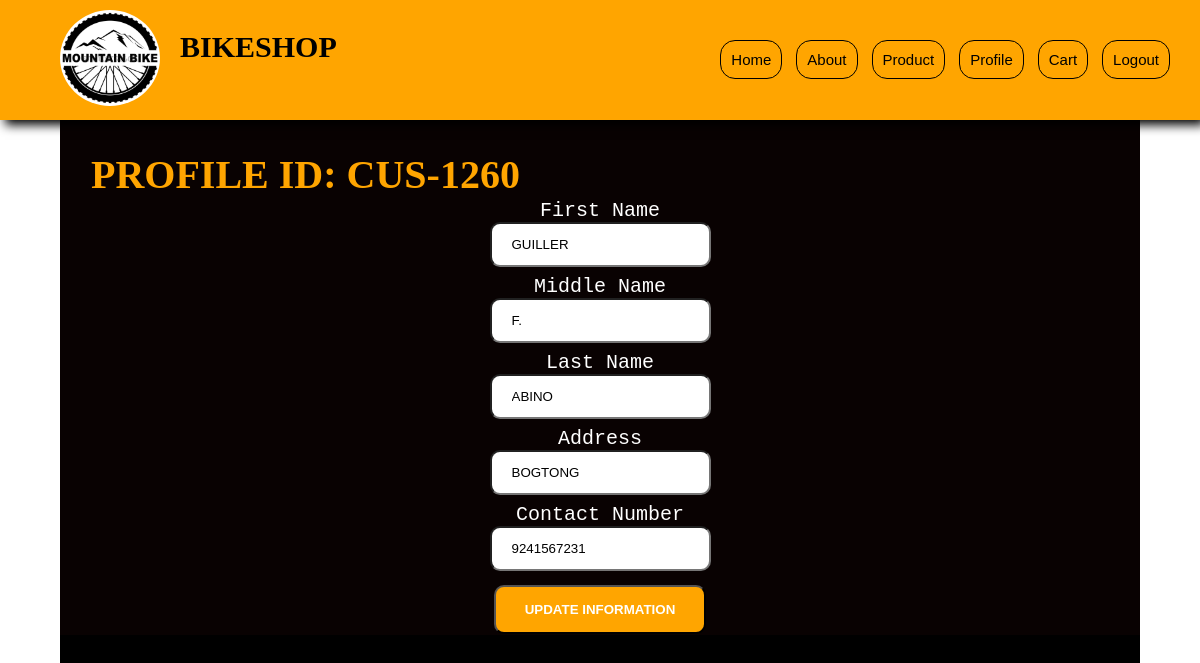
/index.php?page=prof (signed in), run on the app's committed database.
### tables this page shows
CREATE TABLE `customer` (
  `CUS_ID` varchar(50) NOT NULL,
  `CUS_NAME` varchar(50) NOT NULL,
  `CUS_MNAME` varchar(50) NOT NULL,
  `CUS_LNAME` varchar(50) NOT NULL,
  `CUS_ADDRESS` varchar(50) NOT NULL,
  `CUS_CONTACT` bigint(11) NOT NULL,
  `USER_ID` varchar(50) DEFAULT NULL
);

### includes/dbh-inc.php (called while the page is built)
<?php
include("myfunction.php");
$fgmember = new Fsite(
      'localhost',
      'root',
      '',
      'bikeshop_db');
?>

### includes/myfunction.php (called while the page is built, shortened)
<?php
class Fsite{
    private $hostname;
    private $username;
    private $password;
    private $dbname;
    private $con;
    function __construct($hostname, $username, $password, $dbname){
        $this->hostname = $hostname;
        $this->username = $username;
        $this->password = $password;
        $this->dbname = $dbname;
    }
        function connect(){
            if(!$this->con){
                $this->con = mysqli_connect($this->hostname, $this->username, $this->password, $this->dbname);
                return true;
            }else{
                return true;
            }
        }
    function disconnect()
        {
            if ($this->con) {
                if (mysqli_close($this->con)) {
                $this->con = false;
                    return true;
            } else {
            return false;
                }
            }
        }
    function getCustomer($row, $value)
    {
        $sql = "SELECT * FROM `customer` WHERE `$row` = '$value'";
        $stored = ($this->con->query($sql))->fetch_assoc();
        return $stored;
    }
}

### prof.php (the view, shortened to what this page needs)
<?php
$fgmember->connect();
$cus = $fgmember->getCustomer("CUS_ID", $_SESSION["CUS_ID"]);
?>
    <div class="prof">
        <div class="customer-prof">
            <form action="index.php?page=prof" method="POST">
                <h1>PROFILE ID: <?php echo $_SESSION["CUS_ID"] ?> </h1>
                <label> First Name</label></br>
                <input type="text" name="name" value="<?php echo $cus["CUS_NAME"] ?>"><br>
                <label>Middle Name</label> </br>
                <input type="text" name="mname" value="<?php echo $cus["CUS_MNAME"] ?>"><br>
                <label>Last Name</label> </br>
                <input type="text" name="lname" value="<?php echo $cus["CUS_LNAME"]; ?>"><br>
                <label>Address</label></br>
                <input type="text" name="address" value="<?php echo $cus["CUS_ADDRESS"] ?>"><br>
                <label>Contact Number </label></br>
                <input type="numeric" name="contact" value="<?php echo $cus["CUS_CONTACT"] ?>"><br>
                <button name="update_cus_info">Update Information</button>
            </form>
        </div>
    </div>

### css/home.css (style rules this page uses)
* { margin: 0; padding: 0; box-sizing: border-box; }
body { width: 100%; height: 100%; background-color: white; }
.prof { width: 90%; height: 100%; margin: 0 auto; background-color: #000000; align-items: center; }
.customer-prof { background: rgb(9, 2, 2); color: white; padding: 1px; }
.customer-prof form { font-size: 20px; text-align: center; }
.customer-prof h1 { font-size: 40px; color: #ffa500; margin-top: 90px; text-align: left; padding-left: 30px; text-transform: uppercase; }
.customer-prof label { font-family: "Courier New", Courier, monospac; }
.customer-prof form input { height: 45px; margin-bottom: 7px; border-radius: 10px; padding: 20px; }
.customer-prof form button { padding: 5px 15px; border-radius: 5px; transition: 0.5s; color: white; background-color: #ffa500; font-weight: bold; text-transform: uppercase; padding: 15px 29px 15px 29px; margin-top: 7px; border-radius: 10px; }

### data on the page
customer: name "GUILLER", mname "F.", lname "ABINO", address "BOGTONG", contact "9241567231"

### other printed values
$_SESSION["CUS_ID"] "CUS-1260"
